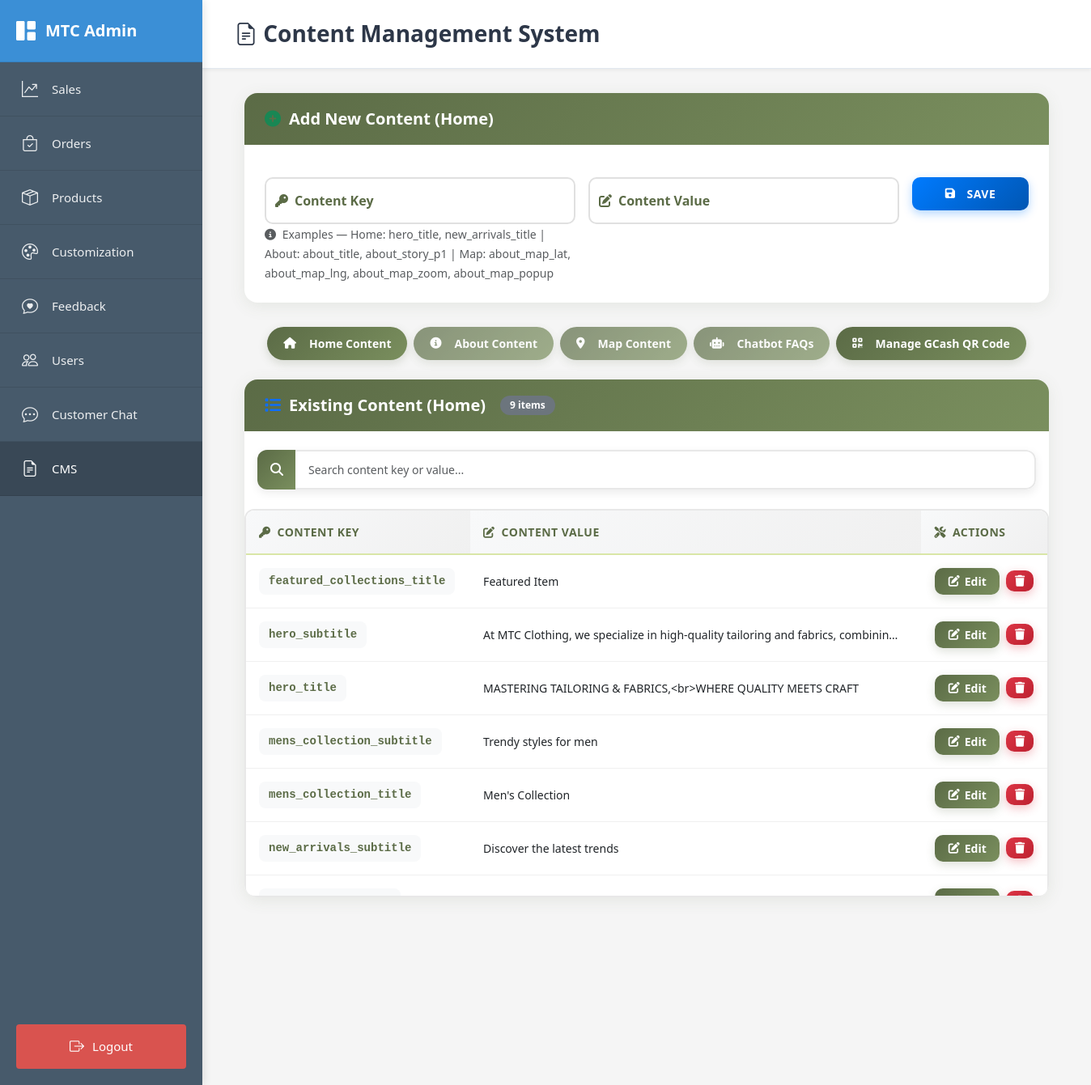
Page /admin/cms.php (signed in) on the committed database.
### tables this page shows
CREATE TABLE `site_content` (
  `content_key` varchar(100) NOT NULL,
  `content_value` text NOT NULL
);

### admin/cms.php (the view, shortened to what this page needs)
<?php
require_once '../db.php';
$section = 'home';
$tableName = $section === 'about' ? 'about_content' : ($section === 'map' ? 'about_map' : ($section === 'chatbot' ? 'chatbot_faqs' : 'site_content'));
$site_content = [];
if ($section === 'chatbot') {
    $result = $conn->query("SELECT * FROM chatbot_faqs ORDER BY sort_order ASC, id ASC");
    while ($row = $result->fetch_assoc()) { $site_content[] = $row; }
} else {
    $result = $conn->query("SELECT * FROM {$tableName} ORDER BY content_key");
    while ($row = $result->fetch_assoc()) { $site_content[] = $row; }
}
?>
<!DOCTYPE html>
<html lang="en">
<head>
    <link href="https://cdn.jsdelivr.net/npm/bootstrap@5.3.0/dist/css/bootstrap.min.css" rel="stylesheet">
    <link href="https://cdn.jsdelivr.net/npm/bootstrap-icons@1.11.0/font/bootstrap-icons.css" rel="stylesheet">
    <link href="https://cdnjs.cloudflare.com/ajax/libs/font-awesome/6.4.0/css/all.min.css" rel="stylesheet">
    <link rel="stylesheet" href="css/sidebar.css">
</head>
<body>
<div class="admin-layout">
    <?php include 'includes/sidebar.php'; ?>
    <div class="main-content">
        <div class="content-header">
            <h1><i class="bi bi-file-earmark-text"></i> Content Management System</h1>
        </div>
        <div class="content-body">
            <div class="container-fluid">
        <div class="content-card">
            <div class="card-header">
                <h3>
                    <i class="fas fa-plus-circle text-success"></i>
                    <?php if ($section==='chatbot'): ?>Add New Chatbot FAQ<?php else: ?>Add New Content (<?php echo $section==='about' ? 'About' : 'Home'; ?>)<?php endif; ?>
                </h3>
            </div>
            <div class="form-section">
                <?php if ($section==='chatbot'): ?>
                <form method="POST" class="row g-3">
                    <input type="hidden" name="section" value="chatbot">
                    <div class="col-md-6">
                        <div class="form-floating">
                            <input type="text" name="question" class="form-control" id="faqQuestion" placeholder="Question" required>
                            <label for="faqQuestion"><i class="fas fa-question-circle me-2"></i>Question</label>
                        </div>
                    </div>
                    <div class="col-md-6">
                        <div class="form-floating">
                            <input type="number" name="sort_order" class="form-control" id="faqOrder" placeholder="Order" value="0">
                            <label for="faqOrder"><i class="fas fa-sort-numeric-down me-2"></i>Order</label>
                        </div>
                    </div>
                    <div class="col-12">
                        <div class="form-floating">
                            <textarea name="answer" class="form-control" id="faqAnswer" placeholder="Answer" style="height: 120px" required></textarea>
                            <label for="faqAnswer"><i class="fas fa-reply me-2"></i>Answer</label>
                        </div>
                    </div>
                    <div class="col-md-6 d-flex align-items-center gap-2">
                        <div class="form-check">
                            <input class="form-check-input" type="checkbox" name="is_active" id="faqActive" checked>
                            <label class="form-check-label" for="faqActive">Active</label>
                        </div>
                    </div>
                    <div class="col-md-6 d-flex justify-content-end">
                        <button type="submit" name="add_faq" class="btn btn-primary">
                            <i class="fas fa-save"></i> Save FAQ
                        </button>
                    </div>
                </form>
                <form method="POST" class="mt-2">
                    <input type="hidden" name="section" value="chatbot">
                    <button type="submit" name="import_defaults" class="btn btn-outline-primary">
                        <i class="fas fa-download me-1"></i> Import Recommended FAQs
                    </button>
                </form>
                <?php else: ?>
                <form method="POST" class="row g-3">
                    <div class="col-md-5">
                        <div class="form-floating">
                            <input type="text" name="content_key" class="form-control" id="contentKey" placeholder="Content Key" required>
                            <label for="contentKey">
                            </label>
                        </div>
                        <small class="text-muted">
                            <i class="fas fa-info-circle me-1"></i>
                            Examples — Home: hero_title, new_arrivals_title | About: about_title, about_story_p1 | Map: about_map_lat, about_map_lng, about_map_zoom, about_map_popup
                        </small>
                    </div>
                    <div class="col-md-5">
                        <div class="form-floating">
                            <input type="text" name="content_value" class="form-control" id="contentValue" placeholder="Content Value" required>
                            <label for="contentValue">
                            </label>
                        </div>
                    </div>
                    <div class="col-md-2 d-flex align-items-start">
                        <button type="submit" name="save_content" class="btn btn-primary w-100">
                            <i class="fas fa-save"></i> Save
                        </button>
                    </div>
                </form>
                <?php endif; ?>
            </div>
        </div>
        <div class="d-flex gap-2 mb-4 justify-content-center">
            <a href="cms.php?section=home" class="back-btn" style="<?php echo $section==='home' ? '' : 'opacity:.7'; ?>">
                <i class="fas fa-home me-2"></i>
                Home Content
            </a>
            <a href="cms.php?section=about" class="back-btn" style="<?php echo $section==='about' ? '' : 'opacity:.7'; ?>">
                <i class="fas fa-info-circle me-2"></i>
                About Content
            </a>
            <a href="cms.php?section=map" class="back-btn" style="<?php echo $section==='map' ? '' : 'opacity:.7'; ?>">
                <i class="fas fa-map-marker-alt me-2"></i>
                Map Content
            </a>
            <a href="cms.php?section=chatbot" class="back-btn" style="<?php echo $section==='chatbot' ? '' : 'opacity:.7'; ?>">
                <i class="fas fa-robot me-2"></i>
                Chatbot FAQs
            </a>
            <a href="gcash_cms.php" class="back-btn">
                <i class="fas fa-qrcode me-2"></i>Manage GCash QR Code
            </a>
        </div>
        <div class="content-card">
            <div class="card-header">
                <h3>
                    <i class="fas fa-list text-primary"></i>
                    <?php if ($section==='chatbot'): ?>Existing Chatbot FAQs<?php else: ?>Existing Content (<?php echo $section==='about' ? 'About' : 'Home'; ?>)<?php endif; ?>
                    <span class="badge bg-secondary ms-2"><?php echo count($site_content); ?> items</span>
                </h3>
            </div>
        <div class="px-3 py-2">
            <div class="input-group mb-3">
                <span class="input-group-text"><i class="fas fa-search"></i></span>
                <input type="text" id="contentSearch" class="form-control" placeholder="<?php echo $section==='chatbot' ? 'Search question or answer...' : 'Search content key or value...'; ?>">
            </div>
        </div>
        <div class="table-container">
                <?php if (empty($site_content)): ?>
                    <div class="empty-state">
                        <i class="fas fa-inbox"></i>
                        <h4><?php echo $section==='chatbot' ? 'No FAQs found' : 'No content found'; ?></h4>
                        <p><?php echo $section==='chatbot' ? 'Start by adding your first FAQ above.' : 'Start by adding your first piece of content above.'; ?></p>
                    </div>
                <?php else: ?>
                    <?php if ($section==='chatbot'): ?>
                    <table class="table table-hover">
                        <thead>
                            <tr>
                                <th style="width:45%"><i class="fas fa-question-circle me-2"></i>Question</th>
                                <th style="width:35%"><i class="fas fa-reply me-2"></i>Answer</th>
                                <th style="width:10%"><i class="fas fa-sort me-2"></i>Order</th>
                                <th style="width:10%"><i class="fas fa-toggle-on me-2"></i>Active</th>
                                <th><i class="fas fa-tools me-2"></i>Actions</th>
                            </tr>
                        </thead>
                        <tbody>
                            <?php foreach ($site_content as $row): ?>
                                <tr>
                                    <td class="content-key" title="<?php echo htmlspecialchars($row['question']); ?>"><?php echo htmlspecialchars($row['question']); ?></td>
                                    <td class="editable-text" title="<?php echo htmlspecialchars($row['answer']); ?>"><?php echo htmlspecialchars($row['answer']); ?></td>
                                    <td><?php echo (int)$row['sort_order']; ?></td>
                                    <td><?php echo ((int)$row['is_active']) ? '<span class="badge bg-success">Yes</span>' : '<span class="badge bg-secondary">No</span>'; ?></td>
                                    <td>
                                        <div class="action-buttons">
                                            <button type="button" class="btn edit-faq"
                                                data-id="<?php echo (int)$row['id']; ?>"
                                                data-question="<?php echo htmlspecialchars($row['question']); ?>"
                                                data-answer="<?php echo htmlspecialchars($row['answer']); ?>"
                                                data-sort="<?php echo (int)$row['sort_order']; ?>"
                                                data-active="<?php echo (int)$row['is_active']; ?>">
                                                <i class="fas fa-edit"></i> Edit
                                            </button>
                                            <form method="POST" onsubmit="return confirm('Delete this FAQ?');" class="d-inline">
                                                <input type="hidden" name="section" value="chatbot">
                                                <input type="hidden" name="id" value="<?php echo (int)$row['id']; ?>">
                                                <button type="submit" name="delete_faq" class="btn btn-danger btn-sm" title="Delete">
                                                    <i class="fas fa-trash"></i>
                                                </button>
                                            </form>
                                        </div>
                                    </td>
                                </tr>
                            <?php endforeach; ?>
                        </tbody>
                    </table>
                    <?php else: ?>
                    <table class="table table-hover">
                        <thead>
                            <tr>
                                <th><i class="fas fa-key me-2"></i>Content Key</th>
                                <th><i class="fas fa-edit me-2"></i>Content Value</th>
                                <th><i class="fas fa-tools me-2"></i>Actions</th>
                            </tr>
                        </thead>
                        <tbody>
                            <?php foreach ($site_content as $row): ?>
                                <tr>
                                    <td>
                                        <span class="content-key">
                                            <?php echo htmlspecialchars($row['content_key']); ?>
                                        </span>
                                    </td>
                                    <td>
                                        <div class="editable-text" data-key="<?php echo htmlspecialchars($row['content_key']); ?>" title="<?php echo htmlspecialchars($row['content_value']); ?>">
                                            <?php echo htmlspecialchars($row['content_value']); ?>
                                        </div>
                                    </td>
                                    <td>
                                        <div class="action-buttons">
                                            <button type="button" class="btn edit-content"
                                                data-key="<?php echo htmlspecialchars($row['content_key']); ?>"
                                                data-value="<?php echo htmlspecialchars($row['content_value']); ?>">
                                                <i class="fas fa-edit"></i> Edit
                                            </button>
                                            <form method="POST" onsubmit="return confirm('Are you sure you want to delete this content?');" class="d-inline">
                                                <button type="submit" name="delete_content" class="btn btn-danger btn-sm">
                                                    <i class="fas fa-trash"></i>
                                                </button>
                                            </form>
                                        </div>
                                    </td>
                                </tr>
                            <?php endforeach; ?>
                        </tbody>
                    </table>
                    <?php endif; ?>
                <?php endif; ?>
            </div>
        </div>
    </div>
            </div>
        </div>
    </div>
</body>
</html>

### admin/css/sidebar.css (style rules this page uses)
* { margin: 0; padding: 0; box-sizing: border-box; }
body { font-family: 'Segoe UI', Tahoma, Geneva, Verdana, sans-serif; background: #f5f5f5; overflow-x: hidden; }
.admin-layout { display: flex; min-height: 100vh; }
.main-content { margin-left: 250px; flex: 1; min-height: 100vh; background: #f5f5f5; }
.content-header { background: white; padding: 25px 40px; box-shadow: 0 2px 4px rgba(0, 0, 0, 0.05); border-bottom: 1px solid #e2e8f0; }
.content-header h1 { font-size: 28px; color: #2d3748; font-weight: 600; margin: 0; }
.content-body { padding: 30px 40px; }
.card-header { display: flex; align-items: center; gap: 12px; margin-bottom: 15px; }

### rows in the picture
site_content: content_key "featured_collections_title", content_value "Featured Item"
site_content: content_key "hero_subtitle", content_value "At MTC Clothing, we specialize in high-quality tailoring and fabrics, combinin…"
site_content: content_key "hero_title", content_value "MASTERING TAILORING & FABRICS,<br>WHERE QUALITY MEETS CRAFT"
site_content: content_key "mens_collection_subtitle", content_value "Trendy styles for men"
site_content: content_key "mens_collection_title", content_value "Men's Collection"
site_content: content_key "new_arrivals_subtitle", content_value "Discover the latest trends"

### other values in the picture
count($site_content) "9"
